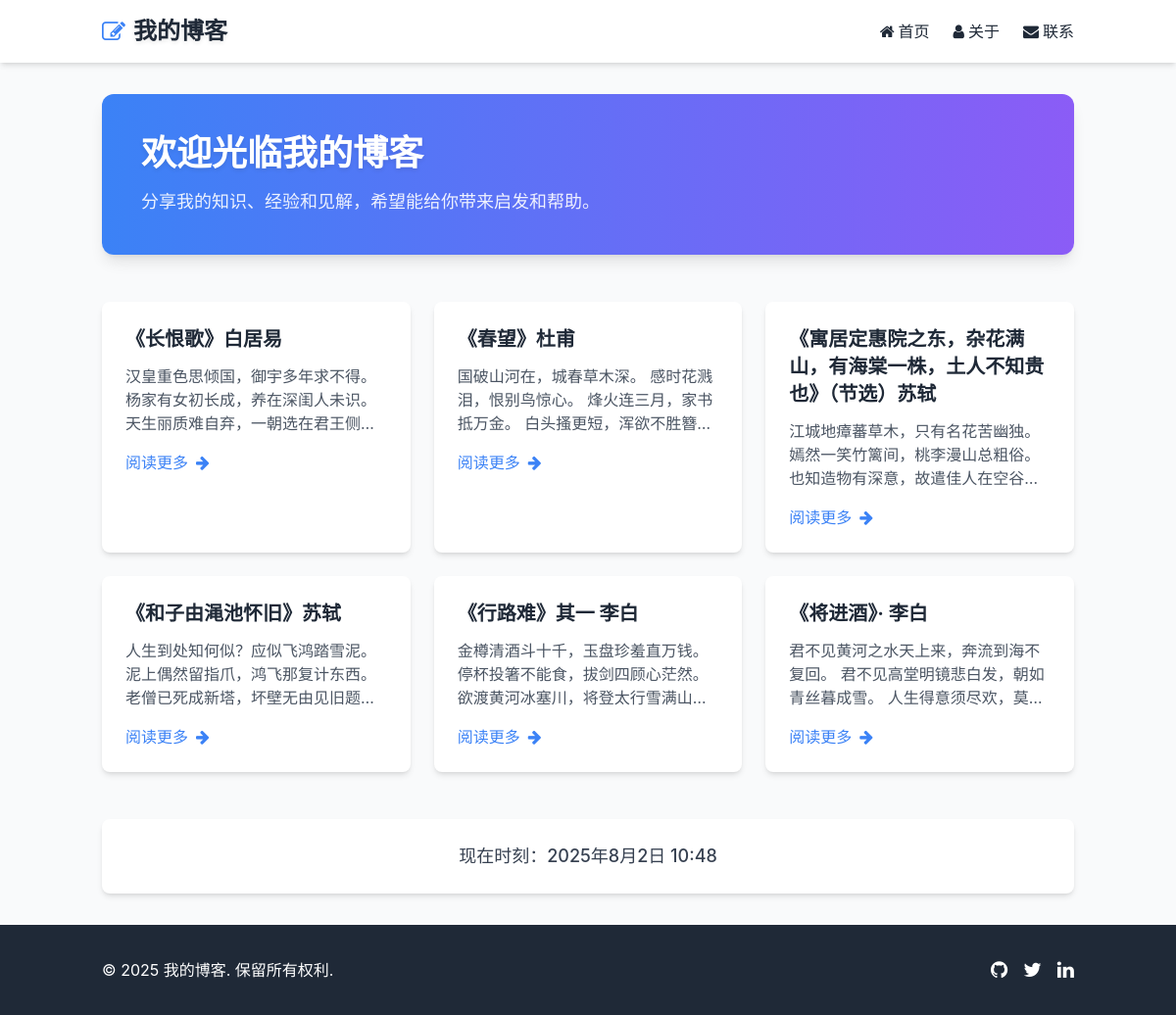
The page / on the database its author committed.
### mysite/models.py (models this page shows, shortened)
class Post(models.Model):
    title = models.CharField(max_length=200)
    slug = models.SlugField(max_length=200, unique=True)  # 推荐使用SlugField并设置唯一
    body = models.TextField()
    pub_date = models.DateTimeField(auto_now_add=True)
    class Meta:
        ordering = ['-pub_date']  # 按发布时间降序排列
    def __str__(self):
        return self.title
    '''
详细的 model 字段格式在后续的章节中会进行说明。在这个文件中,主要是创建一个Post 类(到时在数据库中会有一个对应的数据表)，
此类包括几个字段变量(数据字段):title 用来记录文章的标题,slug 用来记录文章的网址,body 用来记录文章的内容,published_date
用来记录文章发表的时间。在数据库中，每一个条记录都对应一篇文章。
title 和 slug 这两个字段的属性是字符型，并设置了最大可存储字符数为200个。body 字段是文本字段,支持较多的字符数存储。
对于可能超过 255 个字符的字段,通常会设置为文本字段。published_date 的属性是日期时间属性,
若将 auto_now_add 参数设置为 True,则在数据表中创建记录时会自动添加当前系统时间。
除字段变量外，class Meta 内的设置用于指定记录的相关配置。其中 ordering 用于设置获取记录时的排序顺序。
在前面的例子中，我们使用 published_date 进行排序。在字段名称前添加一个减号表示按该字段值(即文章发布时间)递减的顺序进行排序。
最后的 __str__ 方法定义了记录在生成数据项时的显示方式。以文章标题字段 title 的内容作为显示代表，增加了操作过程中的可读性(在 admin 管理界面或 Shell 界面操作，
都将显示 title 字段的内容作为该记录的代表)。
    '''

### mysite/views.py (the view)
# urls.py: path('', homepage),                  # 根路径（'/'）映射到homepage视图
def homepage(request):
    posts = Post.objects.all()
    now = datetime.now()
    post_lists = list()
    for count, post in enumerate(posts):
        post_lists.append("No.{}:".format(str(count))+ str(post)+"<hr>") # 添加文章标题和序号
        post_lists.append("<small>"+ str(post.body)+"</small><br><br>") # 添加文章内容
    return render(request,"index.html", locals())

### templates/index.html (shortened to what this page needs)
<!DOCTYPE html>
<html lang="zh-CN">
<head>
    <script src="https://cdn.tailwindcss.com"></script>
    <link href="https://cdn.jsdelivr.net/npm/font-awesome@4.7.0/css/font-awesome.min.css" rel="stylesheet">
</head>
<body class="bg-light min-h-screen flex flex-col">
    <header class="bg-white shadow-md sticky top-0 z-50 transition-custom">
        <div class="container mx-auto px-4 py-4 flex justify-between items-center">
            <a href="/" class="flex items-center space-x-2">
                <i class="fa fa-pencil-square-o text-primary text-2xl"></i>
                <h1 class="text-2xl font-bold text-dark text-shadow">我的博客</h1>
            </a>
            <nav class="hidden md:flex space-x-6">
                <a href="/" class="text-dark hover:text-primary font-medium transition-custom flex items-center">
                    <i class="fa fa-home mr-1"></i> 首页
                </a>
                <a href="#" class="text-dark hover:text-primary font-medium transition-custom flex items-center">
                    <i class="fa fa-user mr-1"></i> 关于
                </a>
                <a href="#" class="text-dark hover:text-primary font-medium transition-custom flex items-center">
                    <i class="fa fa-envelope mr-1"></i> 联系
                </a>
            </nav>
        </div>
    </header>
    <main class="flex-grow container mx-auto px-4 py-8">
        <section class="mb-12 bg-gradient-to-r from-primary to-accent rounded-xl shadow-lg overflow-hidden transition-custom hover:shadow-xl">
            <div class="p-6 md:p-10 text-white">
                <h1 class="text-3xl md:text-4xl font-bold mb-4 text-shadow">欢迎光临我的博客</h1>
                <p class="text-lg opacity-90 max-w-2xl">分享我的知识、经验和见解，希望能给你带来启发和帮助。</p>
            </div>
        </section>
        <section class="grid grid-cols-1 md:grid-cols-2 lg:grid-cols-3 gap-6 mb-12">
            {% for post in posts %}
            <article class="bg-white rounded-lg shadow-md overflow-hidden transition-custom hover:shadow-xl hover:-translate-y-1 group">
                <div class="p-6">
                    <h2 class="text-xl font-bold text-dark mb-3 group-hover:text-primary transition-custom">
                        <a href="/post/{{ post.slug }}">{{ post.title }}</a>
                    </h2>
                    <p class="text-gray-600 line-clamp-3 mb-4">{{ post.body|truncatewords:20 }}</p>
                    <a href="/post/{{ post.slug }}" class="inline-flex items-center text-primary font-medium hover:text-accent transition-custom">
                        阅读更多 <i class="fa fa-arrow-right ml-2 group-hover:ml-3 transition-custom"></i>
                    </a>
                </div>
            </article>
            {% endfor %}
        </section>
        <section class="bg-white rounded-lg shadow-md p-6 text-center">
            <h3 class="text-lg font-medium text-gray-700">现在时刻：{{ now }}</h3>
        </section>
    </main>
    <footer class="bg-dark text-white py-8 mt-auto">
        <div class="container mx-auto px-4">
            <div class="flex flex-col md:flex-row justify-between items-center">
                <div class="mb-4 md:mb-0">
                    <p>&copy; {{ now|date:"Y" }} 我的博客. 保留所有权利.</p>
                </div>
                <div class="flex space-x-4">
                    <a href="#" class="text-white hover:text-primary transition-custom"><i class="fa fa-github text-xl"></i></a>
                    <a href="#" class="text-white hover:text-primary transition-custom"><i class="fa fa-twitter text-xl"></i></a>
                    <a href="#" class="text-white hover:text-primary transition-custom"><i class="fa fa-linkedin text-xl"></i></a>
                </div>
            </div>
        </div>
    </footer>
</body>
</html>

### rows shown on the page
Post: title "《长恨歌》白居易", body "汉皇重色思倾国，御宇多年求不得。 杨家有女初长成，养在深闺人未识。…"
Post: title "《春望》杜甫", body "国破山河在，城春草木深。 感时花溅泪，恨别鸟惊心。 烽火连三月，家书抵万金。…"
Post: title "《寓居定惠院之东，杂花满山，有海棠一株，土人不知贵也》（节选）苏轼", body "江城地瘴蕃草木，只有名花苦幽独。 嫣然一笑竹篱间，桃李漫山总粗俗。…"
Post: title "《和子由渑池怀旧》苏轼", body "人生到处知何似？应似飞鸿踏雪泥。 泥上偶然留指爪，鸿飞那复计东西。…"
Post: title "《行路难》其一 李白", body "金樽清酒斗十千，玉盘珍羞直万钱。 停杯投箸不能食，拔剑四顾心茫然。…"
Post: title "《将进酒》· 李白", body "君不见黄河之水天上来，奔流到海不复回。…"
